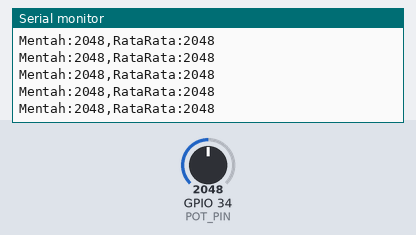
A sketch run on a simulated ESP32. On the bench: the last lines printed to the serial monitor. Inputs (shaded band) come from the test bench; at power-on: GPIO 34 (POT_PIN) = 2048.

Above: at 1.2 s.
1.3 s: GPIO 34 (POT_PIN) set to 2866
At 1.36 s:
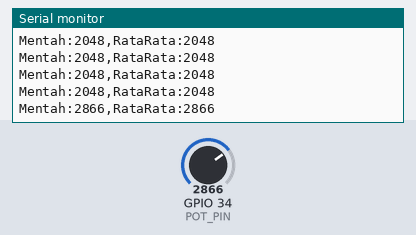
2.8 s: GPIO 34 (POT_PIN) set to 3603
At 2.82 s:
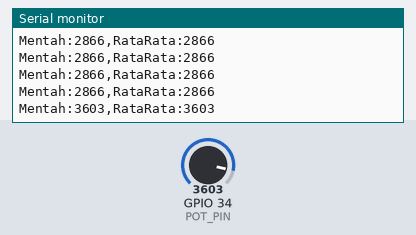
Timing chart, 0 to 5.8 s (numbered marks = the images above; inputs shaded):
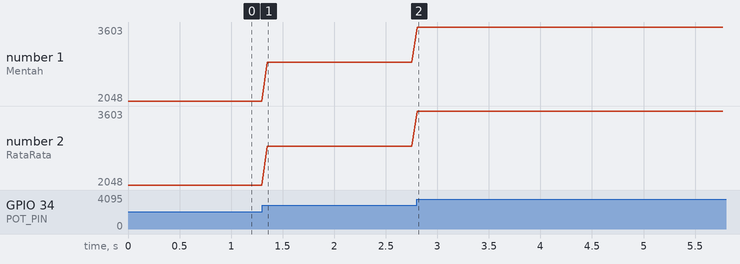

The sketch:

p3_grafik_plotter.ino
```cpp
/*
 * BAB 11 - Program 3: Grafik Nilai ADC di Serial Plotter
 * Menggambar dua garis: nilai mentah potensiometer (sekali baca)
 * dan rata-rata 32 kali baca, untuk melihat efek perata-rataan terhadap derau.
 * Buka Tools → Serial Plotter, lalu pilih baud 115200.
 *
 * Rangkaian: VR10K (potensiometer, header kuning pin ke-5) → IO34
 */

#define POT_PIN 34  // potensiometer → IO34 (ADC1_CH6)

const int JUMLAH_SAMPEL = 32;  // banyaknya pembacaan yang dirata-rata

// Baca pin beberapa kali, lalu kembalikan rata-ratanya
int bacaRataRata(int pin, int jumlahSampel) {
  long total = 0;  // penampung jumlah semua pembacaan
  for (int i = 0; i < jumlahSampel; i++) {
    total += analogRead(pin);
  }
  return total / jumlahSampel;
}

void setup() {
  Serial.begin(115200);
  // Sengaja tidak mencetak judul: Serial Plotter menganggap setiap baris sebagai data grafik.
}

void loop() {
  int mentah = analogRead(POT_PIN);                     // sekali baca
  int rataRata = bacaRataRata(POT_PIN, JUMLAH_SAMPEL);  // rata-rata 32 kali baca

  // Format Serial Plotter: label:nilai, dipisah koma, satu baris = satu titik grafik
  Serial.print("Mentah:");
  Serial.print(mentah);
  Serial.print(",RataRata:");
  Serial.println(rataRata);

  delay(50);  // sekitar 20 titik per detik
}
```

Measured:
- after the input at 1.3 s, the serial monitor: prints a new line after 0.05 s (image 1)
- after the input at 2.8 s, the serial monitor: prints a new line at once (image 2)
- plotted number 1: 2048 → 2866 after the input at 1.3 s, 2866 → 3603 after the input at 2.8 s
- plotted number 2: 2048 → 2866 after the input at 1.3 s, 2866 → 3603 after the input at 2.8 s
